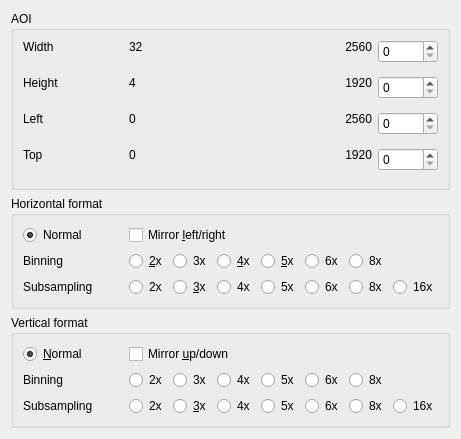
     <widget class="QWidget" name="Size">
      <attribute name="title">
       <string>Si&amp;ze</string>
      </attribute>
      <layout class="QVBoxLayout">
       <item>
        <widget class="QGroupBox" name="groupBox5">
         <property name="title">
          <string>AOI</string>
         </property>
         <layout class="QGridLayout" name="gridLayout_25">
          <item row="1" column="2">
           <layout class="QVBoxLayout">
            <item>
             <widget class="QSpinBox" name="spinBoxHeight">
              <property name="minimumSize">
               <size>
                <width>60</width>
                <height>0</height>
               </size>
              </property>
              <property name="keyboardTracking">
               <bool>false</bool>
              </property>
             </widget>
            </item>
            <item>
             <spacer name="spacer54">
              <property name="orientation">
               <enum>Qt::Vertical</enum>
              </property>
              <property name="sizeType">
               <enum>QSizePolicy::Expanding</enum>
              </property>
              <property name="sizeHint" stdset="0">
               <size>
                <width>20</width>
                <height>0</height>
               </size>
              </property>
             </spacer>
            </item>
           </layout>
          </item>
          <item row="0" column="0">
           <layout class="QVBoxLayout">
            <item>
             <widget class="QLabel" name="textLabelWidth">
              <property name="minimumSize">
               <size>
                <width>100</width>
                <height>0</height>
               </size>
              </property>
              <property name="text">
               <string>Width</string>
              </property>
              <property name="wordWrap">
               <bool>false</bool>
              </property>
             </widget>
            </item>
            <item>
             <spacer name="spacer58">
              <property name="orientation">
               <enum>Qt::Vertical</enum>
              </property>
              <property name="sizeType">
               <enum>QSizePolicy::Expanding</enum>
              </property>
              <property name="sizeHint" stdset="0">
               <size>
                <width>20</width>
                <height>0</height>
               </size>
              </property>
             </spacer>
            </item>
           </layout>
          </item>
          <item row="0" column="2">
           <layout class="QVBoxLayout">
            <item>
             <widget class="QSpinBox" name="spinBoxWidth">
              <property name="minimumSize">
               <size>
                <width>60</width>
                <height>0</height>
               </size>
              </property>
              <property name="keyboardTracking">
               <bool>false</bool>
              </property>
             </widget>
            </item>
            <item>
             <spacer name="spacer57">
              <property name="orientation">
               <enum>Qt::Vertical</enum>
              </property>
              <property name="sizeType">
               <enum>QSizePolicy::Expanding</enum>
              </property>
              <property name="sizeHint" stdset="0">
               <size>
                <width>20</width>
                <height>0</height>
               </size>
              </property>
             </spacer>
            </item>
           </layout>
          </item>
          <item row="1" column="0">
           <layout class="QVBoxLayout">
            <item>
             <widget class="QLabel" name="textLabelHeight">
              <property name="minimumSize">
               <size>
                <width>100</width>
                <height>0</height>
               </size>
              </property>
              <property name="text">
               <string>Height</string>
              </property>
              <property name="wordWrap">
               <bool>false</bool>
              </property>
             </widget>
            </item>
            <item>
             <spacer name="spacer56">
              <property name="orientation">
               <enum>Qt::Vertical</enum>
              </property>
              <property name="sizeType">
               <enum>QSizePolicy::Expanding</enum>
              </property>
              <property name="sizeHint" stdset="0">
               <size>
                <width>20</width>
                <height>0</height>
               </size>
              </property>
             </spacer>
            </item>
           </layout>
          </item>
          <item row="0" column="1">
           <layout class="QGridLayout" name="layoutWidth">
            <item row="1" column="3">
             <widget class="QLabel" name="textMaxWidth">
              <property name="sizePolicy">
               <sizepolicy hsizetype="MinimumExpanding" vsizetype="Preferred">
                <horstretch>0</horstretch>
                <verstretch>0</verstretch>
               </sizepolicy>
              </property>
              <property name="text">
               <string>2560</string>
              </property>
              <property name="alignment">
               <set>Qt::AlignRight|Qt::AlignTrailing|Qt::AlignVCenter</set>
              </property>
              <property name="wordWrap">
               <bool>false</bool>
              </property>
             </widget>
            </item>
            <item row="2" column="2">
             <spacer name="verticalSpacer">
              <property name="orientation">
               <enum>Qt::Vertical</enum>
              </property>
              <property name="sizeHint" stdset="0">
               <size>
                <width>20</width>
                <height>16</height>
               </size>
              </property>
             </spacer>
            </item>
            <item row="1" column="0">
             <widget class="QLabel" name="textMinWidth">
              <property name="sizePolicy">
               <sizepolicy hsizetype="MinimumExpanding" vsizetype="Preferred">
                <horstretch>0</horstretch>
                <verstretch>0</verstretch>
               </sizepolicy>
              </property>
              <property name="text">
               <string>32</string>
              </property>
              <property name="alignment">
               <set>Qt::AlignLeading|Qt::AlignLeft|Qt::AlignVCenter</set>
              </property>
              <property name="wordWrap">
               <bool>false</bool>
              </property>
             </widget>
            </item>
           </layout>
          </item>
          <item row="1" column="1">
           <layout class="QGridLayout" name="layoutHeight">
            <item row="1" column="2">
             <widget class="QLabel" name="textMaxHeight">
              <property name="sizePolicy">
               <sizepolicy hsizetype="MinimumExpanding" vsizetype="Preferred">
                <horstretch>0</horstretch>
                <verstretch>0</verstretch>
               </sizepolicy>
              </property>
              <property name="text">
               <string>1920</string>
              </property>
              <property name="alignment">
               <set>Qt::AlignRight|Qt::AlignTrailing|Qt::AlignVCenter</set>
              </property>
              <property name="wordWrap">
               <bool>false</bool>
              </property>
             </widget>
            </item>
            <item row="1" column="0">
             <widget class="QLabel" name="textMinHeight">
              <property name="sizePolicy">
               <sizepolicy hsizetype="MinimumExpanding" vsizetype="Preferred">
                <horstretch>0</horstretch>
                <verstretch>0</verstretch>
               </sizepolicy>
              </property>
              <property name="text">
               <string>4</string>
              </property>
              <property name="alignment">
               <set>Qt::AlignLeading|Qt::AlignLeft|Qt::AlignVCenter</set>
              </property>
              <property name="wordWrap">
               <bool>false</bool>
              </property>
             </widget>
            </item>
            <item row="2" column="1">
             <spacer name="spacer55">
              <property name="orientation">
               <enum>Qt::Vertical</enum>
              </property>
              <property name="sizeType">
               <enum>QSizePolicy::Expanding</enum>
              </property>
              <property name="sizeHint" stdset="0">
               <size>
                <width>20</width>
                <height>16</height>
               </size>
              </property>
             </spacer>
            </item>
           </layout>
          </item>
          <item row="2" column="0">
           <layout class="QVBoxLayout">
            <item>
             <widget class="QLabel" name="textLabelX">
              <property name="minimumSize">
               <size>
                <width>100</width>
                <height>0</height>
               </size>
              </property>
              <property name="text">
               <string>Left</string>
              </property>
              <property name="wordWrap">
               <bool>false</bool>
              </property>
             </widget>
            </item>
            <item>
             <spacer name="spacer52">
              <property name="orientation">
               <enum>Qt::Vertical</enum>
              </property>
              <property name="sizeType">
               <enum>QSizePolicy::Expanding</enum>
              </property>
              <property name="sizeHint" stdset="0">
               <size>
                <width>20</width>
                <height>0</height>
               </size>
              </property>
             </spacer>
            </item>
           </layout>
          </item>
          <item row="3" column="0">
           <layout class="QVBoxLayout">
            <item>
             <widget class="QLabel" name="textLabelY">
              <property name="minimumSize">
               <size>
                <width>100</width>
                <height>0</height>
               </size>
              </property>
              <property name="text">
               <string>Top</string>
              </property>
              <property name="wordWrap">
               <bool>false</bool>
              </property>
             </widget>
            </item>
            <item>
             <spacer name="spacer50">
              <property name="orientation">
               <enum>Qt::Vertical</enum>
              </property>
              <property name="sizeType">
               <enum>QSizePolicy::Expanding</enum>
              </property>
              <property name="sizeHint" stdset="0">
               <size>
                <width>20</width>
                <height>0</height>
               </size>
              </property>
             </spacer>
            </item>
           </layout>
          </item>
          <item row="2" column="1">
           <layout class="QGridLayout" name="layoutPosX">
            <item row="2" column="5">
             <spacer name="verticalSpacer_2">
              <property name="orientation">
               <enum>Qt::Vertical</enum>
              </property>
              <property name="sizeHint" stdset="0">
               <size>
                <width>20</width>
                <height>16</height>
               </size>
              </property>
             </spacer>
            </item>
            <item row="1" column="6">
             <widget class="QLabel" name="textMaxXPos">
              <property name="sizePolicy">
               <sizepolicy hsizetype="MinimumExpanding" vsizetype="Preferred">
                <horstretch>0</horstretch>
                <verstretch>0</verstretch>
               </sizepolicy>
              </property>
              <property name="text">
               <string>2560</string>
              </property>
              <property name="alignment">
               <set>Qt::AlignRight|Qt::AlignTrailing|Qt::AlignVCenter</set>
              </property>
              <property name="wordWrap">
               <bool>false</bool>
              </property>
             </widget>
            </item>
            <item row="1" column="0">
             <widget class="QLabel" name="textMinXPos">
              <property name="sizePolicy">
               <sizepolicy hsizetype="MinimumExpanding" vsizetype="Preferred">
                <horstretch>0</horstretch>
                <verstretch>0</verstretch>
               </sizepolicy>
              </property>
              <property name="text">
               <string>0</string>
              </property>
              <property name="alignment">
               <set>Qt::AlignLeading|Qt::AlignLeft|Qt::AlignVCenter</set>
              </property>
              <property name="wordWrap">
               <bool>false</bool>
              </property>
             </widget>
            </item>
           </layout>
          </item>
          <item row="3" column="1">
           <layout class="QGridLayout" name="layoutPosY">
            <item row="2" column="2">
             <spacer name="verticalSpacer_4">
              <property name="orientation">
               <enum>Qt::Vertical</enum>
              </property>
              <property name="sizeHint" stdset="0">
               <size>
                <width>20</width>
                <height>16</height>
               </size>
              </property>
             </spacer>
            </item>
            <item row="1" column="3">
             <widget class="QLabel" name="textMaxYPos">
              <property name="sizePolicy">
               <sizepolicy hsizetype="MinimumExpanding" vsizetype="Preferred">
                <horstretch>0</horstretch>
                <verstretch>0</verstretch>
               </sizepolicy>
              </property>
              <property name="text">
               <string>1920</string>
              </property>
              <property name="alignment">
               <set>Qt::AlignRight|Qt::AlignTrailing|Qt::AlignVCenter</set>
              </property>
              <property name="wordWrap">
               <bool>false</bool>
              </property>
             </widget>
            </item>
            <item row="1" column="0">
             <widget class="QLabel" name="textMinYPos">
              <property name="sizePolicy">
               <sizepolicy hsizetype="MinimumExpanding" vsizetype="Preferred">
                <horstretch>0</horstretch>
                <verstretch>0</verstretch>
               </sizepolicy>
              </property>
              <property name="text">
               <string>0</string>
              </property>
              <property name="alignment">
               <set>Qt::AlignLeading|Qt::AlignLeft|Qt::AlignVCenter</set>
              </property>
              <property name="wordWrap">
               <bool>false</bool>
              </property>
             </widget>
            </item>
           </layout>
          </item>
          <item row="2" column="2">
           <layout class="QVBoxLayout">
            <item>
             <widget class="QSpinBox" name="spinBoxXPos">
              <property name="minimumSize">
               <size>
                <width>60</width>
                <height>0</height>
               </size>
              </property>
              <property name="keyboardTracking">
               <bool>false</bool>
              </property>
             </widget>
            </item>
            <item>
             <spacer name="spacer51">
              <property name="orientation">
               <enum>Qt::Vertical</enum>
              </property>
              <property name="sizeType">
               <enum>QSizePolicy::Expanding</enum>
              </property>
              <property name="sizeHint" stdset="0">
               <size>
                <width>20</width>
                <height>0</height>
               </size>
              </property>
             </spacer>
            </item>
           </layout>
          </item>
          <item row="3" column="2">
           <layout class="QVBoxLayout">
            <item>
             <widget class="QSpinBox" name="spinBoxYPos">
              <property name="minimumSize">
               <size>
                <width>60</width>
                <height>0</height>
               </size>
              </property>
              <property name="keyboardTracking">
               <bool>false</bool>
              </property>
             </widget>
            </item>
            <item>
             <spacer name="spacer48">
              <property name="orientation">
               <enum>Qt::Vertical</enum>
              </property>
              <property name="sizeType">
               <enum>QSizePolicy::Expanding</enum>
              </property>
              <property name="sizeHint" stdset="0">
               <size>
                <width>20</width>
                <height>0</height>
               </size>
              </property>
             </spacer>
            </item>
           </layout>
          </item>
         </layout>
        </widget>
       </item>
       <item>
        <widget class="QGroupBox" name="buttonGroup6">
         <property name="title">
          <string>Horizontal format</string>
         </property>
         <layout class="QGridLayout" name="gridLayout_23">
          <item row="2" column="1">
           <layout class="QHBoxLayout">
            <item>
             <widget class="QCheckBox" name="checkBoxLeftRight">
              <property name="enabled">
               <bool>true</bool>
              </property>
              <property name="text">
               <string>Mirror &amp;left/right</string>
              </property>
              <property name="shortcut">
               <string>Alt+L</string>
              </property>
             </widget>
            </item>
            <item>
             <spacer name="spacer46">
              <property name="orientation">
               <enum>Qt::Horizontal</enum>
              </property>
              <property name="sizeType">
               <enum>QSizePolicy::Expanding</enum>
              </property>
              <property name="sizeHint" stdset="0">
               <size>
                <width>50</width>
                <height>20</height>
               </size>
              </property>
             </spacer>
            </item>
           </layout>
          </item>
          <item row="2" column="0">
           <widget class="QRadioButton" name="radioButtonHNormal">
            <property name="text">
             <string>Normal</string>
            </property>
            <property name="checked">
             <bool>true</bool>
            </property>
           </widget>
          </item>
          <item row="3" column="0">
           <widget class="QLabel" name="textLabelBinningH">
            <property name="minimumSize">
             <size>
              <width>100</width>
              <height>0</height>
             </size>
            </property>
            <property name="text">
             <string>Binning</string>
            </property>
            <property name="wordWrap">
             <bool>false</bool>
            </property>
           </widget>
          </item>
          <item row="4" column="0">
           <widget class="QLabel" name="textLabelSubsamplingH">
            <property name="minimumSize">
             <size>
              <width>100</width>
              <height>0</height>
             </size>
            </property>
            <property name="text">
             <string>Subsampling</string>
            </property>
            <property name="wordWrap">
             <bool>false</bool>
            </property>
           </widget>
          </item>
          <item row="3" column="1" rowspan="2">
           <layout class="QGridLayout" name="gridLayoutHorizontal">
            <item row="1" column="2">
             <widget class="QRadioButton" name="radioButton4xHSubsampling">
              <property name="enabled">
               <bool>true</bool>
              </property>
              <property name="text">
               <string>4x</string>
              </property>
              <property name="shortcut">
               <string/>
              </property>
             </widget>
            </item>
            <item row="1" column="0">
             <widget class="QRadioButton" name="radioButton2xHSubsampling">
              <property name="enabled">
               <bool>true</bool>
              </property>
              <property name="text">
               <string>2x</string>
              </property>
              <property name="shortcut">
               <string/>
              </property>
             </widget>
            </item>
            <item row="0" column="1">
             <widget class="QRadioButton" name="radioButton3xHBinning">
              <property name="text">
               <string>3x</string>
              </property>
              <property name="shortcut">
               <string/>
              </property>
             </widget>
            </item>
            <item row="0" column="2">
             <widget class="QRadioButton" name="radioButton4xHBinning">
              <property name="enabled">
               <bool>true</bool>
              </property>
              <property name="text">
               <string>&amp;4x</string>
              </property>
              <property name="shortcut">
               <string>Alt+4</string>
              </property>
             </widget>
            </item>
            <item row="1" column="3">
             <widget class="QRadioButton" name="radioButton5xHSubsampling">
              <property name="text">
               <string>5x</string>
              </property>
              <property name="shortcut">
               <string/>
              </property>
             </widget>
            </item>
            <item row="0" column="3">
             <widget class="QRadioButton" name="radioButton5xHBinning">
              <property name="text">
               <string>&amp;5x</string>
              </property>
              <property name="shortcut">
               <string>Alt+5</string>
              </property>
             </widget>
            </item>
            <item row="1" column="1">
             <widget class="QRadioButton" name="radioButton3xHSubsampling">
              <property name="text">
               <string>&amp;3x</string>
              </property>
              <property name="shortcut">
               <string>Alt+3</string>
              </property>
             </widget>
            </item>
            <item row="0" column="0">
             <widget class="QRadioButton" name="radioButton2xHBinning">
              <property name="enabled">
               <bool>true</bool>
              </property>
              <property name="text">
               <string>&amp;2x</string>
              </property>
              <property name="shortcut">
               <string>Alt+2</string>
              </property>
             </widget>
            </item>
            <item row="0" column="4">
             <widget class="QRadioButton" name="radioButton6xHBinning">
              <property name="text">
               <string>6x</string>
              </property>
             </widget>
            </item>
            <item row="0" column="5">
             <widget class="QRadioButton" name="radioButton8xHBinning">
              <property name="text">
               <string>8x</string>
              </property>
             </widget>
            </item>
            <item row="1" column="4">
             <widget class="QRadioButton" name="radioButton6xHSubsampling">
              <property name="text">
               <string>6x</string>
              </property>
             </widget>
            </item>
            <item row="1" column="5">
             <widget class="QRadioButton" name="radioButton8xHSubsampling">
              <property name="text">
               <string>8x</string>
              </property>
             </widget>
            </item>
            <item row="1" column="6">
             <widget class="QRadioButton" name="radioButton16xHSubsampling">
              <property name="text">
               <string>16x</string>
              </property>
             </widget>
            </item>
           </layout>
          </item>
         </layout>
        </widget>
       </item>
       <item>
        <widget class="QGroupBox" name="buttonGroup7">
         <property name="title">
          <string>Vertical format</string>
         </property>
         <layout class="QGridLayout" name="gridLayout_24">
          <item row="1" column="0">
           <widget class="QRadioButton" name="radioButtonVNormal">
            <property name="sizePolicy">
             <sizepolicy hsizetype="Preferred" vsizetype="Fixed">
              <horstretch>0</horstretch>
              <verstretch>0</verstretch>
             </sizepolicy>
            </property>
            <property name="minimumSize">
             <size>
              <width>100</width>
              <height>0</height>
             </size>
            </property>
            <property name="text">
             <string>&amp;Normal</string>
            </property>
            <property name="shortcut">
             <string>Alt+N</string>
            </property>
            <property name="checked">
             <bool>true</bool>
            </property>
           </widget>
          </item>
          <item row="1" column="1">
           <layout class="QHBoxLayout">
            <item>
             <widget class="QCheckBox" name="checkBoxUpDown">
              <property name="sizePolicy">
               <sizepolicy hsizetype="Preferred" vsizetype="Fixed">
                <horstretch>0</horstretch>
                <verstretch>0</verstretch>
               </sizepolicy>
              </property>
              <property name="text">
               <string>Mirror &amp;up/down</string>
              </property>
              <property name="shortcut">
               <string>Alt+U</string>
              </property>
             </widget>
            </item>
            <item>
             <spacer name="spacer47">
              <property name="orientation">
               <enum>Qt::Horizontal</enum>
              </property>
              <property name="sizeType">
               <enum>QSizePolicy::Expanding</enum>
              </property>
              <property name="sizeHint" stdset="0">
               <size>
                <width>50</width>
                <height>20</height>
               </size>
              </property>
             </spacer>
            </item>
           </layout>
          </item>
          <item row="2" column="0">
           <widget class="QLabel" name="textLabelBinningV">
            <property name="minimumSize">
             <size>
              <width>100</width>
              <height>0</height>
             </size>
            </property>
            <property name="text">
             <string>Binning</string>
            </property>
            <property name="wordWrap">
             <bool>false</bool>
            </property>
           </widget>
          </item>
          <item row="3" column="0">
           <widget class="QLabel" name="textLabelSubsamplingV">
            <property name="minimumSize">
             <size>
              <width>100</width>
              <height>0</height>
             </size>
            </property>
            <property name="text">
             <string>Subsampling</string>
            </property>
            <property name="wordWrap">
             <bool>false</bool>
            </property>
           </widget>
          </item>
          <item row="2" column="1" rowspan="2">
           <layout class="QGridLayout" name="gridLayoutVertical">
            <item row="1" column="3">
             <widget class="QRadioButton" name="radioButton5xVSubsampling">
              <property name="text">
               <string>5x</string>
              </property>
              <property name="shortcut">
               <string/>
              </property>
             </widget>
            </item>
            <item row="0" column="0">
             <widget class="QRadioButton" name="radioButton2xVBinning">
              <property name="enabled">
               <bool>true</bool>
              </property>
              <property name="sizePolicy">
               <sizepolicy hsizetype="Preferred" vsizetype="Fixed">
                <horstretch>0</horstretch>
                <verstretch>0</verstretch>
               </sizepolicy>
              </property>
              <property name="text">
               <string>2x</string>
              </property>
             </widget>
            </item>
            <item row="0" column="3">
             <widget class="QRadioButton" name="radioButton5xVBinning">
              <property name="text">
               <string>5x</string>
              </property>
              <property name="shortcut">
               <string/>
              </property>
             </widget>
            </item>
            <item row="0" column="2">
             <widget class="QRadioButton" name="radioButton4xVBinning">
              <property name="enabled">
               <bool>true</bool>
              </property>
              <property name="sizePolicy">
               <sizepolicy hsizetype="Preferred" vsizetype="Fixed">
                <horstretch>0</horstretch>
                <verstretch>0</verstretch>
               </sizepolicy>
              </property>
              <property name="text">
               <string>4x</string>
              </property>
              <property name="shortcut">
               <string/>
              </property>
             </widget>
            </item>
            <item row="1" column="0">
             <widget class="QRadioButton" name="radioButton2xVSubsampling">
              <property name="enabled">
               <bool>true</bool>
              </property>
              <property name="sizePolicy">
               <sizepolicy hsizetype="Preferred" vsizetype="Fixed">
                <horstretch>0</horstretch>
                <verstretch>0</verstretch>
               </sizepolicy>
              </property>
              <property name="text">
               <string>2x</string>
              </property>
             </widget>
            </item>
            <item row="0" column="1">
             <widget class="QRadioButton" name="radioButton3xVBinning">
              <property name="sizePolicy">
               <sizepolicy hsizetype="Preferred" vsizetype="Fixed">
                <horstretch>0</horstretch>
                <verstretch>0</verstretch>
               </sizepolicy>
              </property>
              <property name="text">
               <string>3x</string>
              </property>
             </widget>
            </item>
            <item row="1" column="2">
             <widget class="QRadioButton" name="radioButton4xVSubsampling">
              <property name="enabled">
               <bool>true</bool>
              </property>
              <property name="sizePolicy">
               <sizepolicy hsizetype="Preferred" vsizetype="Fixed">
                <horstretch>0</horstretch>
                <verstretch>0</verstretch>
               </sizepolicy>
              </property>
              <property name="text">
               <string>4x</string>
              </property>
              <property name="shortcut">
               <string/>
              </property>
             </widget>
            </item>
            <item row="1" column="1">
             <widget class="QRadioButton" name="radioButton3xVSubsampling">
              <property name="sizePolicy">
               <sizepolicy hsizetype="Preferred" vsizetype="Fixed">
                <horstretch>0</horstretch>
                <verstretch>0</verstretch>
               </sizepolicy>
              </property>
              <property name="minimumSize">
               <size>
                <width>0</width>
                <height>0</height>
               </size>
              </property>
              <property name="text">
               <string>&amp;3x</string>
              </property>
              <property name="shortcut">
               <string>Alt+3</string>
              </property>
             </widget>
            </item>
            <item row="0" column="4">
             <widget class="QRadioButton" name="radioButton6xVBinning">
              <property name="text">
               <string>6x</string>
              </property>
             </widget>
            </item>
            <item row="0" column="5">
             <widget class="QRadioButton" name="radioButton8xVBinning">
              <property name="text">
               <string>8x</string>
              </property>
             </widget>
            </item>
            <item row="1" column="4">
             <widget class="QRadioButton" name="radioButton6xVSubsampling">
              <property name="text">
               <string>6x</string>
              </property>
             </widget>
            </item>
            <item row="1" column="5">
             <widget class="QRadioButton" name="radioButton8xVSubsampling">
              <property name="text">
               <string>8x</string>
              </property>
             </widget>
            </item>
            <item row="1" column="6">
             <widget class="QRadioButton" name="radioButton16xVSubsampling">
              <property name="text">
               <string>16x</string>
              </property>
             </widget>
            </item>
           </layout>
          </item>
         </layout>
        </widget>
       </item>
      </layout>
     </widget>
